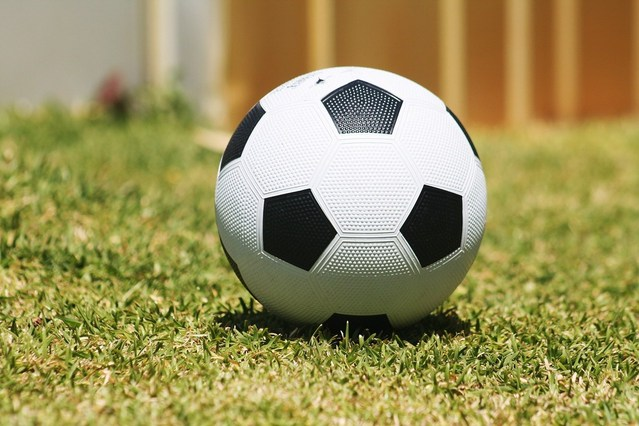
#> input picture pyva/balon.jpg, 639 x 426 px
$ python va-pruebas.py
#> lines starting #> are read from the running program, lines starting #| are printed output that depends on the picture
### pyva/utilidades.py
import cv2
import numpy as np
#aunque aparece unresolved imports, funciona
import imutils as iu

def leeImagen(ruta:str):
    return cv2.imread(ruta)
'''
obtiene la anchura de una imagen a partir de la ruta de dicha imagen
'''
def getWidthImage(ruta:str)->int:
    return leeImagen(ruta).shape[1]
    #return cv2.imread(ruta).shape[1]

'''
obtiene la altura de una imagen a partir de la ruta de dicha imagen
'''
def getHeightImage(ruta:str)->int:
    return leeImagen(ruta).shape[0]
    #return cv2.imread(ruta).shape[0]

def numChannels(ruta:str)->int:
    return leeImagen(ruta).shape[2]


def mostrarImagen(nombreImagen,ruta:str):
    cv2.imshow(nombreImagen,leeImagen(ruta))
    cv2.waitKey(2000)

def guardaImagen(nombre,ruta:str):
    cv2.imwrite(nombre,leeImagen(ruta))

def porcionImagen(ruta,h0,h1,w0,w1):
    return leeImagen(ruta)[h0:h1,w0:w1]

def muestraPorcionImagen(nombre,ruta,h0,h1,w0,w1):
    cv2.imshow(nombre,porcionImagen(ruta,h0,h1,w0,w1))
    cv2.waitKey(0)

def getCanvas(altura,anchura,canales,tipo):
    return np.zeros((altura,anchura,canales),dtype=tipo)

#desplaza una imagen usando NumPy
# [26 lines left out: functions desplazarNP, rotarNP, redimensionarNP, not called in this run]

### pyva/va-pruebas.py
import cv2
import utilidades as u
#print(cv2.__version__)  #4.0.1

imagen = cv2.imread("balon.jpg")
#> imagen is the input picture: shape (426, 639, 3); mean B, G, R 90.8, 145.8, 155.9
#print(imagen.shape[0])  #426 el alto
#print(imagen.shape[1])   #639 el ancho
'''
def getWidthImage(ruta:str)->int:
    return cv2.imread(ruta).shape[1]
'''
ruta="balon.jpg"
#print(u.getWidthImage(ruta))    #639
#print(u.getHeightImage(ruta))   #426
#print(u.numChannels(ruta))      #3
u.mostrarImagen("m2ps",ruta)    #sí lo hace
#u.guardaImagen("nuevo.jpg",ruta)    #sí lo hace

(b,g,r) = imagen[0,0]   #píxel 0,0 <--->R:172,G:169,B:152
#> b = 152; g = 169; r = 172
print("píxel 0,0 - Red: {}, Green: {}, Blue: {}".format(r,g,b)) #172,169,152
#| píxel 0,0 - Red: 172, Green: 169, Blue: 152
w0=200
w1=500
h0=50
h1=350
porcion = imagen[h0:h1, w0:w1]
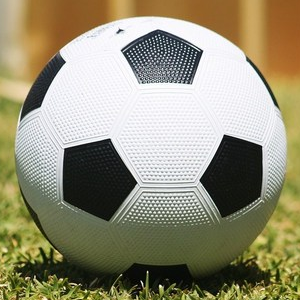
#> porcion: shape (300, 300, 3); mean B, G, R 118.1, 144.1, 149.1
#alto,ancho
cv2.imshow(f"{h0}:{h1}, {w0}:{w1}",porcion)
cv2.waitKey(0)
#con esto selecciona una porción y le pone color
imagen[h0:h1,w0:w1]=(0,255,0)
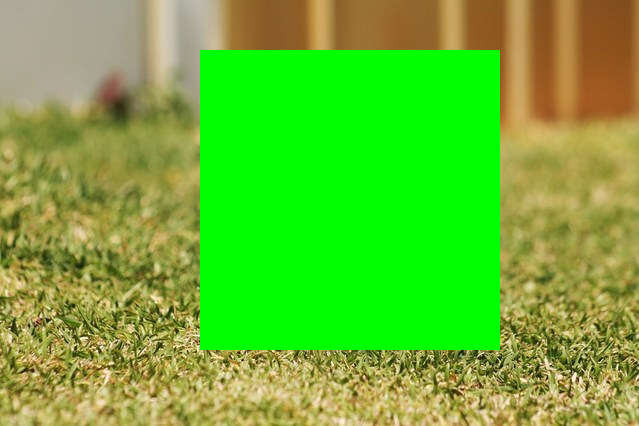
#> imagen: shape (426, 639, 3); mean B, G, R 51.7, 182.5, 106.6
cv2.imshow("balón verde",imagen)
cv2.waitKey(0)

#u.porcionImagen("hola",ruta,h0,h1,w0,w1)
u.muestraPorcionImagen("hola",ruta,h0,h1,w0,w1)
